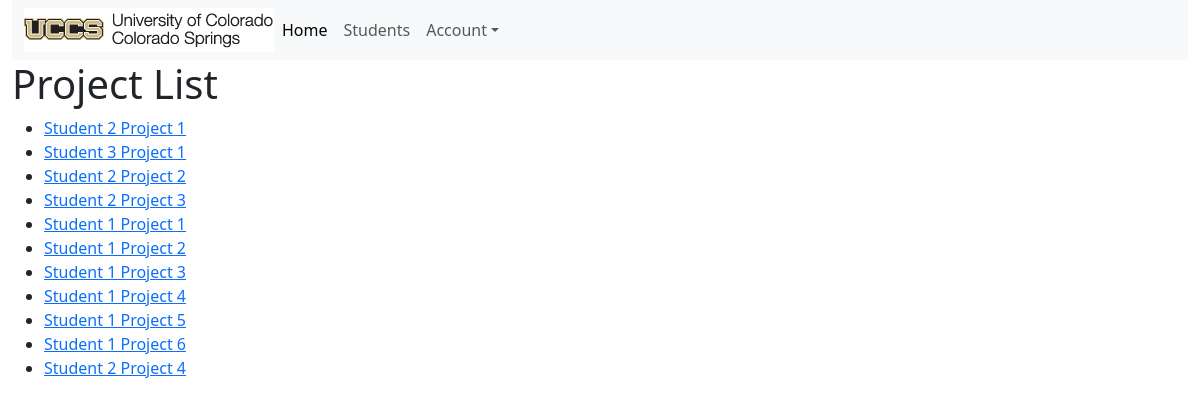
/projects/, run on the app's committed database.
### portfolio_app/models.py (models this page shows, shortened)
class Project(models.Model):
    title = models.CharField(max_length=200)
    description = models.TextField()
    portfolio = models.ForeignKey(Portfolio, on_delete=models.CASCADE, default = None)
    def get_absolute_url(self):
        return reverse('project-detail', args=[str(self.id)])

### portfolio_app/views.py (the view)
# urls.py: path('projects/', views.ProjectListView.as_view(), name= 'projects'),
class ProjectListView(generic.ListView):
    model = Project

### portfolio_app/templates/portfolio_app/project_list.html
{% extends 'portfolio_app/base_template.html' %}
{% block content %}
<h1>Project List</h1>
{% if project_list %}
<ul>
{% for project in project_list %}
<li>
<a href="{{ project.get_absolute_url }}">{{ project.title }}</a>
</li>
{% endfor %}
</ul>
{% else %}
<p>There are no students registered.</p>
{% endif %}
{% endblock %}

### data on the page
Project: title "Student 2 Project 1"
Project: title "Student 3 Project 1"
Project: title "Student 2 Project 2"
Project: title "Student 2 Project 3"
Project: title "Student 1 Project 1"
Project: title "Student 1 Project 2"
Project: title "Student 1 Project 3"
Project: title "Student 1 Project 4"
Project: title "Student 1 Project 5"
Project: title "Student 1 Project 6"
Project: title "Student 2 Project 4"
